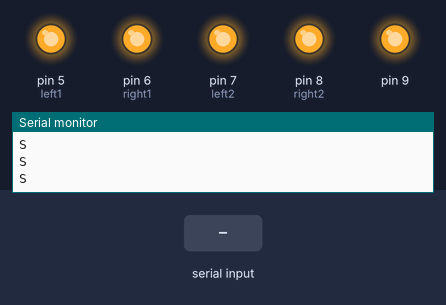
The sketch below on a simulated Arduino Uno, built with avr-gcc and run on an emulated ATmega328P. Parts: output pins drawn as LEDs (lit = HIGH), the last lines printed to the serial monitor. Inputs (shaded band) come from the test bench.

Above: at 1.2 s.
1.3 s: byte 2 (2) received over Serial
At 2.7 s:
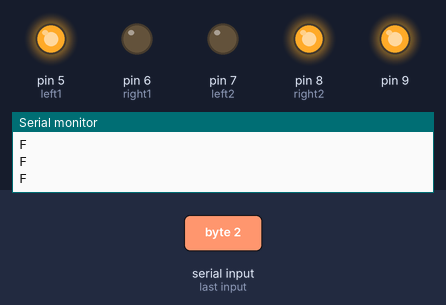
3.0 s: byte 1 (1) received over Serial
At 4.2 s:
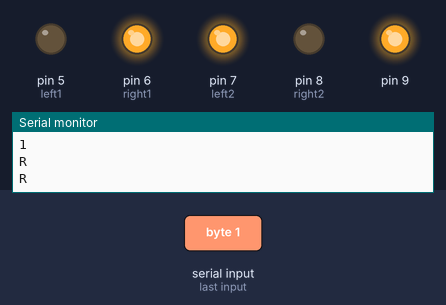
5.0 s: byte 3 (3) received over Serial
At 5.4 s:
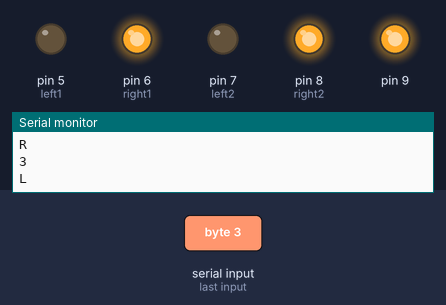
6.5 s: byte 4 (4) received over Serial
At 7.7 s:
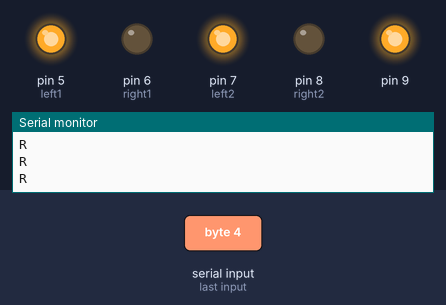
Timing chart, 0 to 9.0 s (numbered marks = the images above; inputs shaded):
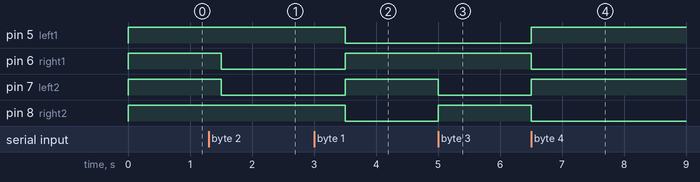

Measured:
- after the input at 1.3 s, pin 6 (right1), pin 7 (left2): HIGH → LOW after 0.20 s
- after the input at 3.0 s, pin 5 (left1), pin 8 (right2): HIGH → LOW after 0.50 s; pin 6 (right1), pin 7 (left2): LOW → HIGH after 0.50 s
- after the input at 5.0 s, pin 7 (left2): HIGH → LOW at once; pin 8 (right2): LOW → HIGH at once
- after the input at 6.5 s, pin 5 (left1), pin 7 (left2): LOW → HIGH at once; pin 6 (right1), pin 8 (right2): HIGH → LOW at once

The sketch:

gesture_controlled_car.ino
```cpp
int left1=5;
int left2=7;
int right1=6;
int right2=8;
unsigned int inByte;
void setup() {
pinMode(left1,OUTPUT);
pinMode(left2,OUTPUT);
pinMode(right1,OUTPUT);
pinMode(right2,OUTPUT);
pinMode(9,OUTPUT);
digitalWrite(9,HIGH);
Serial.begin(9600);
Serial.println("Started");
}

void loop() {//forward
  if (Serial.available()) {
inByte = Serial.read();
Serial.println(inByte);
  }
  if (inByte == 2)
  {
    do{

 digitalWrite(left1,HIGH);
 digitalWrite(left2,LOW);
 digitalWrite(right1,LOW);
 digitalWrite(right2,HIGH);
 Serial.println("F");
 delay(500);
 }while(!Serial.available());
  }
  if(inByte==1){
 //reverse
 do{
 digitalWrite(left1,LOW);
 digitalWrite(left2,HIGH);
 digitalWrite(right1,HIGH);
 digitalWrite(right2,LOW);
 Serial.println("R");
 delay(500);
 }while(!Serial.available());
  }
  if(inByte==4){
 //RIGHT
 do{
 digitalWrite(left1,HIGH);
 digitalWrite(left2,HIGH);
 digitalWrite(right1,LOW);
 digitalWrite(right2,LOW);
 Serial.println("R");
 delay(500);
 }while(!Serial.available());
  }
 //LEFT
 if(inByte==3){
 do{
 digitalWrite(left1,LOW);
 digitalWrite(left2,LOW);
 digitalWrite(right1,HIGH);
 digitalWrite(right2,HIGH);
 Serial.println("L");
 delay(500);
 }while(!Serial.available());
 //STOP
 }
 if (inByte==0){
 do{
 digitalWrite(left1,HIGH);
 digitalWrite(left2,HIGH);
 digitalWrite(right1,HIGH);
 digitalWrite(right2,HIGH);
 Serial.println("S");
 delay(500);
 }while(!Serial.available());
 }
}
```
